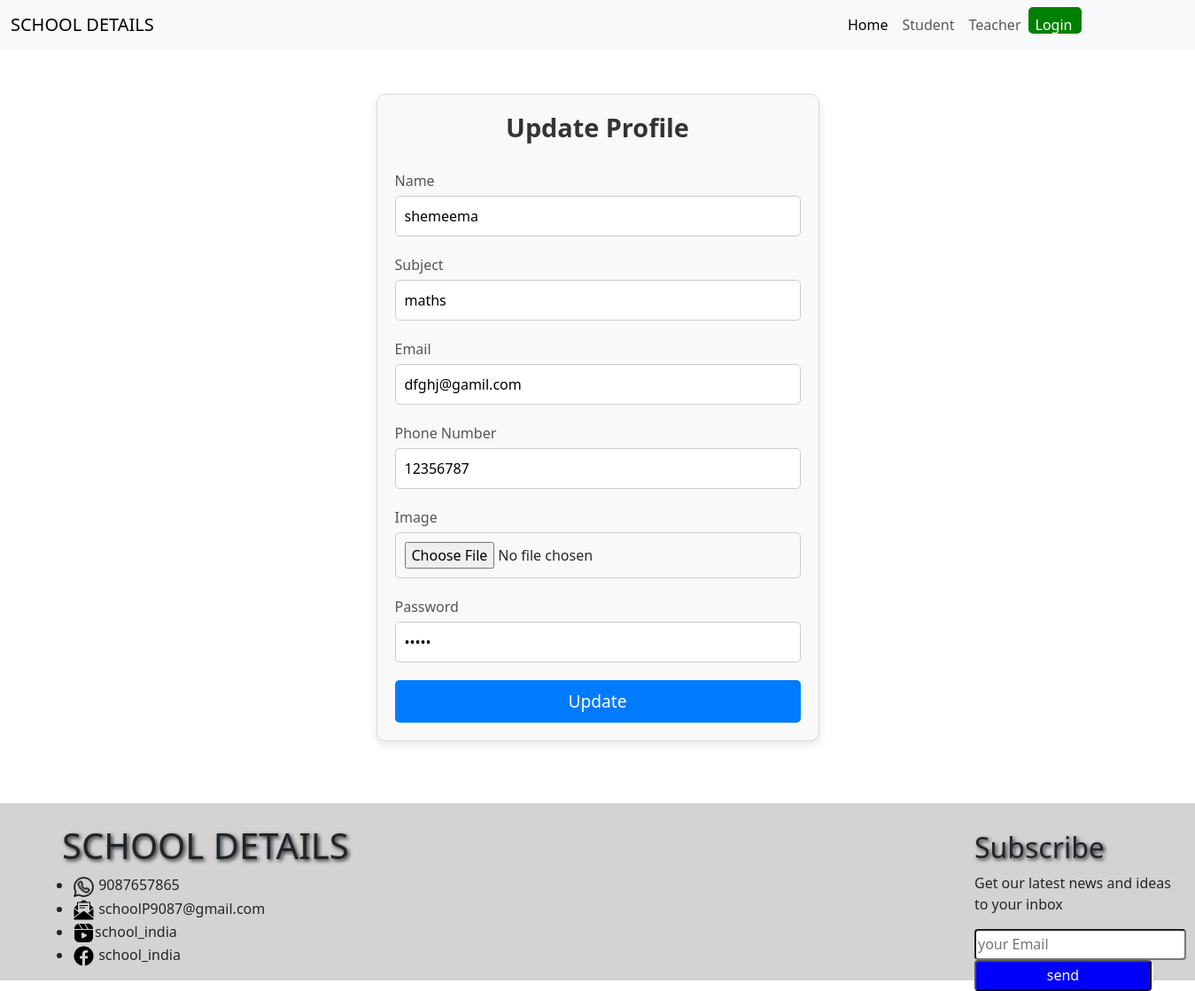
Page /teacherprofileedit/1 on the committed database.
### app1/models.py (models this page shows, shortened)
class teacher(models.Model):
    name=models.CharField(max_length=200)
    subject=models.CharField(max_length=200)
    email=models.CharField(max_length=200)
    phonenumber=models.CharField(max_length=200)
    image=models.ImageField(upload_to='teacherimage')
    password=models.CharField(max_length=200)

### app1/views.py (the view)
# urls.py: path('teacherprofileedit/<int:id>', views.teacherprofileedit, name='teacherprofileedit'),
def teacherprofileedit(request,id):
    te = teacher.objects.get(id=id)
    return render(request, 'teacherprofileedit.html', {'result': te})

### templates/teacherprofileedit.html (shortened to what this page needs)
{% extends 'base.html' %}
{% load static %}
{% block content %}
<div class="registration-container">
    <form action="teacheredit/{{result.id}}" method="post" enctype="multipart/form-data" class="registration-form">
        <h2 class="form-title">Update Profile </h2>
        <div class="form-group">
            <label for="name">Name</label>
            <input type="text" id="name" placeholder="Name" name="name" class="form-input" value="{{result.name}}">
        </div>
        <div class="form-group">
            <label for="subject">Subject</label>
            <input type="text" id="subject" placeholder="Subject" name="subject" class="form-input"  value="{{result.subject}}">
        </div>
        <div class="form-group">
            <label for="email">Email</label>
            <input type="email" id="email" placeholder="Email" name="email" class="form-input"  value="{{result.email}}">
        </div>
        <div class="form-group">
            <label for="phonenumber">Phone Number</label>
            <input type="number" id="phonenumber" placeholder="Phone Number" name="phonenumber" class="form-input"  value="{{result.phonenumber}}">
        </div>
        <div class="form-group">
            <label for="image">Image</label>
            <input type="file" id="image" name="image" class="form-input">
        </div>
        <div class="form-group">
            <label for="password">Password</label>
            <input type="password" id="password" placeholder="Password" name="password" class="form-input"  value="{{result.password}}">
        </div>
        <button type="submit" class="form-button">Update</button>
    </form>
</div>
{% endblock %}

### templates/teacherprofileedit.html (style rules this page uses)
.registration-container { max-width: 500px; margin: 50px auto; padding: 20px; background-color: #f9f9f9; border: 1px solid #ddd; border-radius: 10px; box-shadow: 0 4px 10px rgba(0, 0, 0, 0.1); }
.registration-form { display: flex; flex-direction: column; gap: 20px; }
.form-title { text-align: center; font-size: 1.8rem; color: #333; margin-bottom: 10px; font-weight: bold; }
.form-group { display: flex; flex-direction: column; gap: 5px; }
.form-group label { font-size: 1rem; font-weight: 500; color: #555; }
.form-input { padding: 10px; border: 1px solid #ccc; border-radius: 5px; font-size: 1rem; transition: border-color 0.3s; }
.form-button { background-color: #007bff; color: #fff; padding: 10px; border: none; border-radius: 5px; font-size: 1.2rem; cursor: pointer; text-align: center; transition: background-color 0.3s ease; }

### rows in the picture
teacher: name "shemeema", subject "maths", email "dfghj@gamil.com", phonenumber "12356787"
